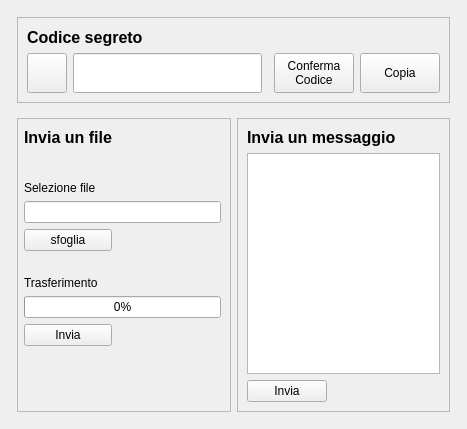
        <widget class="QWidget" name="tabTransmit">
         <attribute name="icon">
          <iconset resource="resources.qrc">
           <normaloff>:/newPrefix/icons/mail-outbox.png</normaloff>:/newPrefix/icons/mail-outbox.png</iconset>
         </attribute>
         <attribute name="title">
          <string>Invia</string>
         </attribute>
         <layout class="QGridLayout" name="gridLayout_8">
          <item row="0" column="0">
           <widget class="QWidget" name="verticalWidget" native="true">
            <layout class="QVBoxLayout" name="verticalLayout">
             <property name="leftMargin">
              <number>6</number>
             </property>
             <property name="topMargin">
              <number>6</number>
             </property>
             <property name="rightMargin">
              <number>6</number>
             </property>
             <property name="bottomMargin">
              <number>6</number>
             </property>
             <item>
              <widget class="QFrame" name="frame">
               <property name="sizePolicy">
                <sizepolicy hsizetype="Preferred" vsizetype="Preferred">
                 <horstretch>0</horstretch>
                 <verstretch>2</verstretch>
                </sizepolicy>
               </property>
               <property name="frameShape">
                <enum>QFrame::StyledPanel</enum>
               </property>
               <property name="frameShadow">
                <enum>QFrame::Raised</enum>
               </property>
               <layout class="QGridLayout" name="gridLayout_13">
                <item row="1" column="1">
                 <widget class="QLineEdit" name="txtSecretCode">
                  <property name="sizePolicy">
                   <sizepolicy hsizetype="Expanding" vsizetype="Expanding">
                    <horstretch>0</horstretch>
                    <verstretch>2</verstretch>
                   </sizepolicy>
                  </property>
                  <property name="font">
                   <font>
                    <pointsize>14</pointsize>
                   </font>
                  </property>
                  <property name="text">
                   <string/>
                  </property>
                  <property name="readOnly">
                   <bool>false</bool>
                  </property>
                  <property name="clearButtonEnabled">
                   <bool>true</bool>
                  </property>
                 </widget>
                </item>
                <item row="1" column="4">
                 <widget class="QPushButton" name="btnCopyCode">
                  <property name="sizePolicy">
                   <sizepolicy hsizetype="Minimum" vsizetype="Expanding">
                    <horstretch>0</horstretch>
                    <verstretch>0</verstretch>
                   </sizepolicy>
                  </property>
                  <property name="text">
                   <string>Copia</string>
                  </property>
                  <property name="icon">
                   <iconset resource="resources.qrc">
                    <normaloff>:/newPrefix/icons/edit-copy-6.png</normaloff>:/newPrefix/icons/edit-copy-6.png</iconset>
                  </property>
                 </widget>
                </item>
                <item row="1" column="3">
                 <widget class="QPushButton" name="btnSetCode">
                  <property name="sizePolicy">
                   <sizepolicy hsizetype="Minimum" vsizetype="Expanding">
                    <horstretch>0</horstretch>
                    <verstretch>0</verstretch>
                   </sizepolicy>
                  </property>
                  <property name="text">
                   <string>Conferma
Codice</string>
                  </property>
                  <property name="icon">
                   <iconset resource="resources.qrc">
                    <normaloff>:/newPrefix/icons/lock-silver.png</normaloff>:/newPrefix/icons/lock-silver.png</iconset>
                  </property>
                  <property name="iconSize">
                   <size>
                    <width>32</width>
                    <height>32</height>
                   </size>
                  </property>
                 </widget>
                </item>
                <item row="1" column="0">
                 <widget class="QPushButton" name="btnGenerateCode">
                  <property name="sizePolicy">
                   <sizepolicy hsizetype="Minimum" vsizetype="Expanding">
                    <horstretch>0</horstretch>
                    <verstretch>2</verstretch>
                   </sizepolicy>
                  </property>
                  <property name="text">
                   <string/>
                  </property>
                  <property name="icon">
                   <iconset resource="resources.qrc">
                    <normaloff>:/newPrefix/icons/roll-2.png</normaloff>:/newPrefix/icons/roll-2.png</iconset>
                  </property>
                  <property name="iconSize">
                   <size>
                    <width>32</width>
                    <height>32</height>
                   </size>
                  </property>
                 </widget>
                </item>
                <item row="0" column="0" colspan="3">
                 <widget class="QLabel" name="label_3">
                  <property name="sizePolicy">
                   <sizepolicy hsizetype="Preferred" vsizetype="Preferred">
                    <horstretch>0</horstretch>
                    <verstretch>1</verstretch>
                   </sizepolicy>
                  </property>
                  <property name="font">
                   <font>
                    <pointsize>12</pointsize>
                    <weight>75</weight>
                    <bold>true</bold>
                   </font>
                  </property>
                  <property name="styleSheet">
                   <string notr="true"/>
                  </property>
                  <property name="text">
                   <string>Codice segreto</string>
                  </property>
                 </widget>
                </item>
               </layout>
              </widget>
             </item>
             <item>
              <widget class="QWidget" name="widget_2" native="true">
               <property name="sizePolicy">
                <sizepolicy hsizetype="Preferred" vsizetype="Preferred">
                 <horstretch>0</horstretch>
                 <verstretch>7</verstretch>
                </sizepolicy>
               </property>
               <layout class="QGridLayout" name="gridLayout_9">
                <property name="leftMargin">
                 <number>0</number>
                </property>
                <property name="rightMargin">
                 <number>0</number>
                </property>
                <property name="bottomMargin">
                 <number>0</number>
                </property>
                <item row="0" column="0">
                 <layout class="QHBoxLayout" name="horizontalLayout">
                  <item>
                   <widget class="QFrame" name="frame_3">
                    <property name="sizePolicy">
                     <sizepolicy hsizetype="Preferred" vsizetype="Preferred">
                      <horstretch>1</horstretch>
                      <verstretch>0</verstretch>
                     </sizepolicy>
                    </property>
                    <property name="frameShape">
                     <enum>QFrame::StyledPanel</enum>
                    </property>
                    <property name="frameShadow">
                     <enum>QFrame::Raised</enum>
                    </property>
                    <layout class="QGridLayout" name="gridLayout_12">
                     <property name="leftMargin">
                      <number>6</number>
                     </property>
                     <item row="6" column="0">
                      <widget class="QPushButton" name="btnBrowseFile">
                       <property name="text">
                        <string>sfoglia</string>
                       </property>
                      </widget>
                     </item>
                     <item row="4" column="0" rowspan="2" colspan="4">
                      <widget class="QLineEdit" name="txtFileName"/>
                     </item>
                     <item row="8" column="0">
                      <spacer name="verticalSpacer_3">
                       <property name="orientation">
                        <enum>Qt::Vertical</enum>
                       </property>
                       <property name="sizeHint" stdset="0">
                        <size>
                         <width>20</width>
                         <height>20</height>
                        </size>
                       </property>
                      </spacer>
                     </item>
                     <item row="9" column="0">
                      <widget class="QLabel" name="label_9">
                       <property name="text">
                        <string>Trasferimento</string>
                       </property>
                      </widget>
                     </item>
                     <item row="2" column="0">
                      <widget class="QLabel" name="label_8">
                       <property name="text">
                        <string>Selezione file</string>
                       </property>
                      </widget>
                     </item>
                     <item row="1" column="0">
                      <spacer name="verticalSpacer">
                       <property name="orientation">
                        <enum>Qt::Vertical</enum>
                       </property>
                       <property name="sizeHint" stdset="0">
                        <size>
                         <width>20</width>
                         <height>30</height>
                        </size>
                       </property>
                      </spacer>
                     </item>
                     <item row="10" column="0" colspan="4">
                      <widget class="QProgressBar" name="progressSendFile">
                       <property name="value">
                        <number>0</number>
                       </property>
                      </widget>
                     </item>
                     <item row="13" column="0">
                      <spacer name="verticalSpacer_2">
                       <property name="orientation">
                        <enum>Qt::Vertical</enum>
                       </property>
                       <property name="sizeHint" stdset="0">
                        <size>
                         <width>20</width>
                         <height>20</height>
                        </size>
                       </property>
                      </spacer>
                     </item>
                     <item row="0" column="0">
                      <widget class="QLabel" name="label_4">
                       <property name="font">
                        <font>
                         <pointsize>12</pointsize>
                         <weight>75</weight>
                         <bold>true</bold>
                        </font>
                       </property>
                       <property name="text">
                        <string>Invia un file</string>
                       </property>
                      </widget>
                     </item>
                     <item row="11" column="0">
                      <widget class="QPushButton" name="btnSendFile">
                       <property name="text">
                        <string>Invia</string>
                       </property>
                      </widget>
                     </item>
                     <item row="11" column="1" colspan="3">
                      <spacer name="horizontalSpacer_3">
                       <property name="orientation">
                        <enum>Qt::Horizontal</enum>
                       </property>
                       <property name="sizeHint" stdset="0">
                        <size>
                         <width>40</width>
                         <height>20</height>
                        </size>
                       </property>
                      </spacer>
                     </item>
                     <item row="12" column="0" colspan="4">
                      <widget class="QWidget" name="widget_6" native="true">
                       <layout class="QHBoxLayout" name="horizontalLayout_5">
                        <item>
                         <widget class="QLabel" name="lblSendTotal">
                          <property name="sizePolicy">
                           <sizepolicy hsizetype="Expanding" vsizetype="Preferred">
                            <horstretch>0</horstretch>
                            <verstretch>0</verstretch>
                           </sizepolicy>
                          </property>
                          <property name="text">
                           <string/>
                          </property>
                         </widget>
                        </item>
                        <item>
                         <widget class="QLabel" name="lblSendRate">
                          <property name="sizePolicy">
                           <sizepolicy hsizetype="Expanding" vsizetype="Preferred">
                            <horstretch>0</horstretch>
                            <verstretch>0</verstretch>
                           </sizepolicy>
                          </property>
                          <property name="text">
                           <string/>
                          </property>
                          <property name="alignment">
                           <set>Qt::AlignCenter</set>
                          </property>
                         </widget>
                        </item>
                        <item>
                         <widget class="QLabel" name="lblSendETA">
                          <property name="sizePolicy">
                           <sizepolicy hsizetype="Expanding" vsizetype="Preferred">
                            <horstretch>0</horstretch>
                            <verstretch>0</verstretch>
                           </sizepolicy>
                          </property>
                          <property name="text">
                           <string/>
                          </property>
                          <property name="alignment">
                           <set>Qt::AlignRight|Qt::AlignTrailing|Qt::AlignVCenter</set>
                          </property>
                         </widget>
                        </item>
                       </layout>
                      </widget>
                     </item>
                     <item row="6" column="1" colspan="3">
                      <spacer name="horizontalSpacer_2">
                       <property name="orientation">
                        <enum>Qt::Horizontal</enum>
                       </property>
                       <property name="sizeHint" stdset="0">
                        <size>
                         <width>40</width>
                         <height>20</height>
                        </size>
                       </property>
                      </spacer>
                     </item>
                    </layout>
                   </widget>
                  </item>
                  <item>
                   <widget class="QFrame" name="frame_2">
                    <property name="sizePolicy">
                     <sizepolicy hsizetype="Preferred" vsizetype="Preferred">
                      <horstretch>1</horstretch>
                      <verstretch>0</verstretch>
                     </sizepolicy>
                    </property>
                    <property name="frameShape">
                     <enum>QFrame::StyledPanel</enum>
                    </property>
                    <property name="frameShadow">
                     <enum>QFrame::Raised</enum>
                    </property>
                    <layout class="QGridLayout" name="gridLayout_10">
                     <item row="0" column="0">
                      <widget class="QLabel" name="label_5">
                       <property name="font">
                        <font>
                         <pointsize>12</pointsize>
                         <weight>75</weight>
                         <bold>true</bold>
                        </font>
                       </property>
                       <property name="text">
                        <string>Invia un messaggio</string>
                       </property>
                      </widget>
                     </item>
                     <item row="2" column="0">
                      <widget class="QPushButton" name="btnSendMsg">
                       <property name="sizePolicy">
                        <sizepolicy hsizetype="Maximum" vsizetype="Fixed">
                         <horstretch>1</horstretch>
                         <verstretch>0</verstretch>
                        </sizepolicy>
                       </property>
                       <property name="text">
                        <string>Invia</string>
                       </property>
                      </widget>
                     </item>
                     <item row="2" column="1">
                      <spacer name="horizontalSpacer">
                       <property name="orientation">
                        <enum>Qt::Horizontal</enum>
                       </property>
                       <property name="sizeHint" stdset="0">
                        <size>
                         <width>40</width>
                         <height>20</height>
                        </size>
                       </property>
                      </spacer>
                     </item>
                     <item row="1" column="0" colspan="2">
                      <widget class="QPlainTextEdit" name="txtMessage"/>
                     </item>
                    </layout>
                   </widget>
                  </item>
                 </layout>
                </item>
               </layout>
              </widget>
             </item>
            </layout>
           </widget>
          </item>
         </layout>
        </widget>
